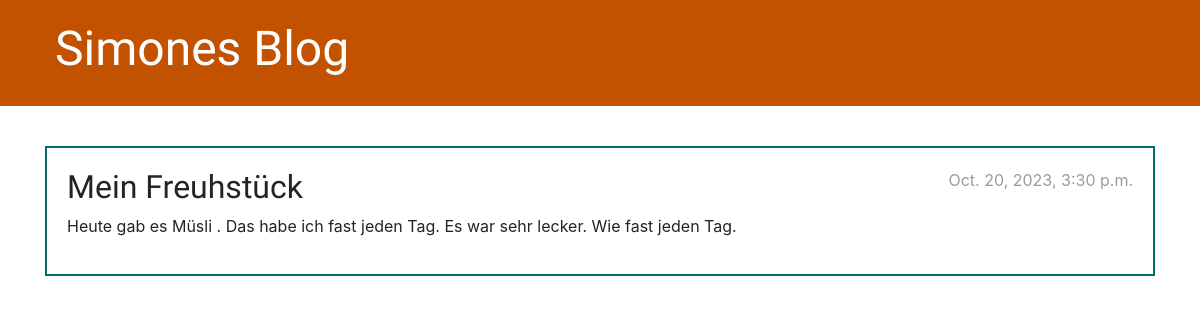
/post/5/, run on the app's committed database.
### blog/models.py (models this page shows, shortened)
class Post(models.Model):
	author = models.ForeignKey(settings.AUTH_USER_MODEL, on_delete= models.CASCADE)
	title= models.CharField(max_length=200)
	text= models.TextField()
	created_date= models.DateTimeField(default=timezone.now)
	published_date= models.DateTimeField(blank=True, null=True)
	app_label = "mypost"

### blog/views.py (the view)
# urls.py: path('post/<int:pk>/', views.post_detail, name='post_detail'),
def post_detail(request, pk):
    post = get_object_or_404(Post, pk=pk)
    return render(request, 'blog/post_detail.html', {'post': post})

### blog/templates/blog/post_detail.html (shortened to what this page needs)
{% extends 'blog/base.html' %}
{% block content %}
    <article class="post">
        <aside class="actions">
        {% if post.published_date %}
            <time class="date">
                {{ post.published_date }}
            </time>
        {% else %}
          <a class="btn btn-default" href="{% url 'post_publish' pk=post.pk %}">
              Publish
          </a>
        {% endif %}
        </aside>
        <h2>{{ post.title }}</h2>
        <p>{{ post.text|linebreaksbr }}</p>
    </article>
{% endblock %}

### blog/static/css/blog.css (style rules this page uses)
h1, h2, h3, h4 { font-family: 'Lobster', cursive; }
.date { color: #9b9b9b; }
.post { margin-bottom: 70px; border: 2px solid rgb(4, 110, 100); padding: 20px; }
.post > .date, .post > .actions { float: right; }

### data on the page
Post: published_date "Oct. 20, 2023, 3:30 p.m.", title "Mein Freuhstück", text "Heute gab es Müsli . Das habe ich fast jeden Tag. Es war sehr lecker. Wie fast jeden Tag."
